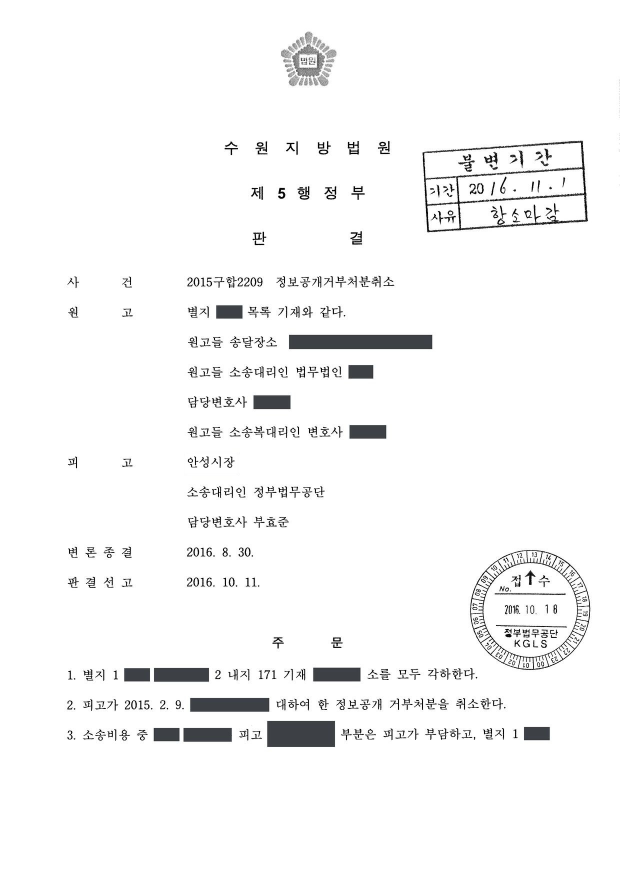
#> input picture adm-2015guhap2209.jpg, 1240 x 1754 px, given in place of adm-2015guhap2209.jpg.jpg, which was not available (shown at 1/2 size)
$ python hwa_clauses.py ../../adm-2015guhap2209.jpg
#> lines starting #> are read from the running program, lines starting #| are printed output that depends on the picture; pictures that were not available may be replaced by others from this repository, and a replacement may not be noted
#!/usr/bin/env python3
# -*- coding: utf-8 -*-
"""제소전화해 화해조서 게시 이미지(1면 + 2~4면 이어 붙인 1240px JPEG)에서
제목 줄(법원명·화해조서·사건)과 '화해조항' 부분만 남기고, 화해조항 안의 금액(…원)을 진회색으로 가린다.
    python3 work/jumun/hwa_clauses.py <base> [--end-needle 마지막 화해조항 줄의 글자]
      → $HWA_OUT/out/<base>.jpg, $HWA_OUT/preview/<base>-NN.png (HWA_OUT 기본값: 이 파일의 폴더; TESSDATA_PREFIX에 kor 모델)
    2026. 10. 21. 본인 지시: 화해조서는 화해조항만 보이고 금액은 모두 가림(README-게시방법.txt).
"""
import os, re, sys, json
sys.path.insert(0, os.path.dirname(os.path.abspath(__file__)))
import tools
from PIL import Image, ImageDraw
import numpy as np

tools.TESSDATA = os.environ.get("TESSDATA_PREFIX", tools.TESSDATA)
HERE = os.environ.get('HWA_OUT', os.path.dirname(os.path.abspath(__file__)))
SRC = os.environ.get('HWA_SRC', os.path.join(os.path.dirname(os.path.abspath(__file__)), '..', '..', 'cases'))

base = sys.argv[1]
end_needle = None
if '--end-needle' in sys.argv:
    end_needle = sys.argv[sys.argv.index('--end-needle') + 1]

img = Image.open(f'{SRC}/{base}.jpg').convert('RGB')
#> img is the input picture: PIL image 1240x1754 RGB; mean R, G, B 246.6, 246.7, 246.8
W, H = img.size
#> W = 1240; H = 1754
a = np.array(img.convert('L')).astype(int)
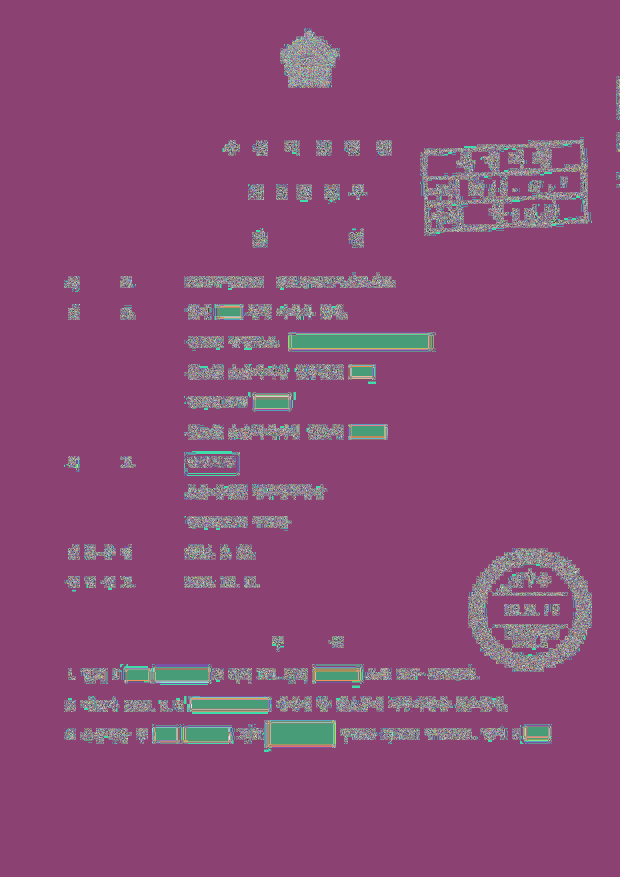
#> a: shape (1754, 1240) int64 (shown at 1/2 size); 256 distinct labels, from 0 to 255; one colour per label, 0 black

# 1) 구분선(1px 회색 200, x 40~1200) 찾기 → 면 경계
rows = []
for y in range(H):
    seg = a[y, 40:1200]
    if ((seg > 185) & (seg < 215)).sum() > 1100 and (a[y, :30] > 245).all():
        rows.append(y)
#> after the loop, rows = []
# 인접 행 묶기
seps = []
for y in rows:
    if seps and y - seps[-1][-1] <= 1:
        seps[-1].append(y)
    else:
        seps.append([y])
#> this loop made 0 passes
#> after the loop, seps = []
sep_rows = [s[0] for s in seps]
#> sep_rows = []
print('separator rows:', sep_rows)
#| separator rows: []
bounds = []
prev = 0
for s in sep_rows:
    bounds.append((prev, s - 22))   # 구분선 위 22px 흰 여백 앞까지가 그 면
    prev = s + 1
#> after the loop, bounds = []
bounds.append((prev, H))
print('page bounds:', bounds)
#| page bounds: [(0, 1754)]
#> (the run stopped early here; a loop or call above may not have finished)

$ run again, on adm-2015gudan4658.jpg
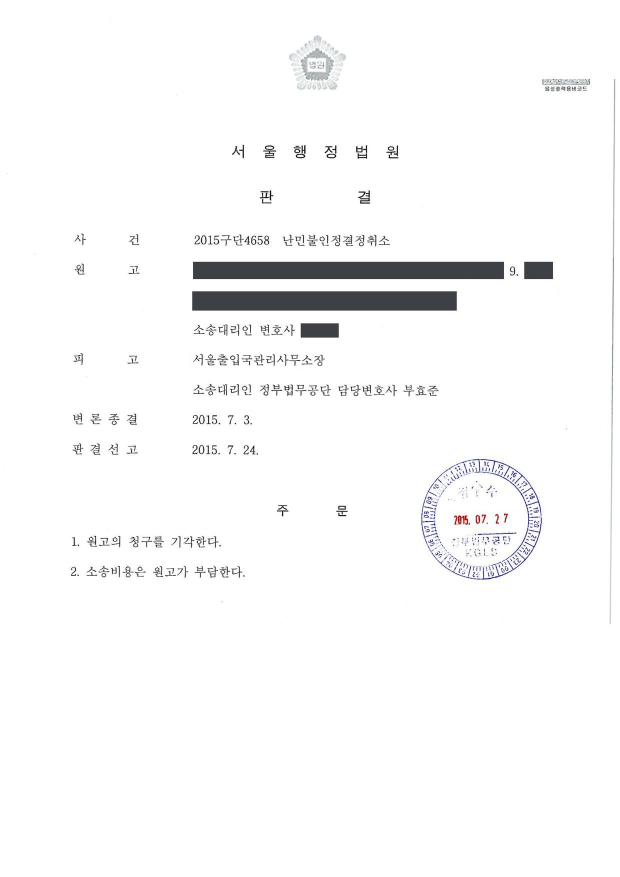
#> input picture adm-2015gudan4658.jpg, 1240 x 1754 px, given in place of adm-2015gudan4658.jpg.jpg, which was not available (shown at 1/2 size)
#> img is the input picture: PIL image 1240x1754 RGB; mean R, G, B 248.6, 248.6, 248.9
#> `a = np.array(img.convert('L')).astype(int)`:
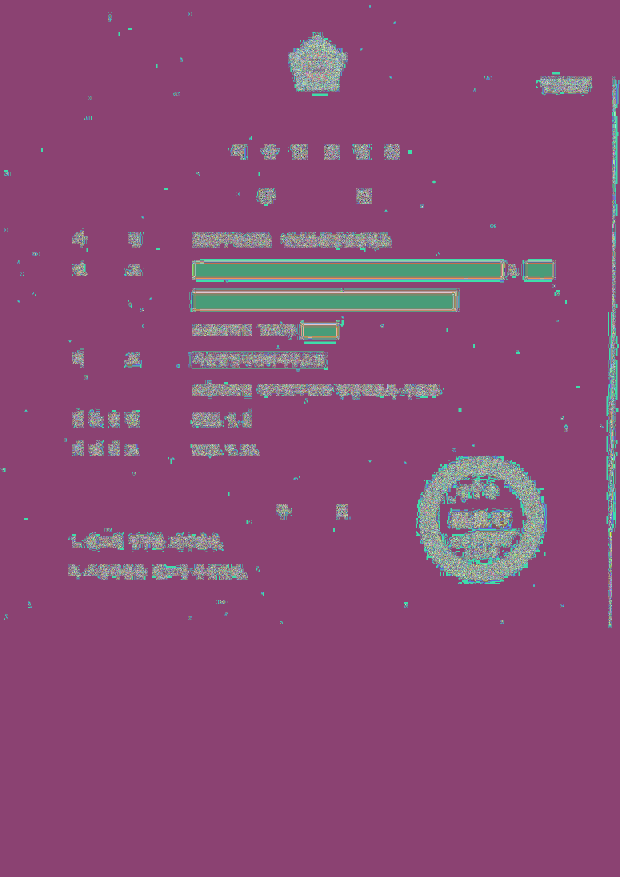
#> a: shape (1754, 1240) int64 (shown at 1/2 size); 256 distinct labels, from 0 to 255; one colour per label, 0 black
#> after the loop `for y in range(H):`: rows = []
#| separator rows: []
#| page bounds: [(0, 1754)]

$ run again, on adm-2018nu55861.jpg
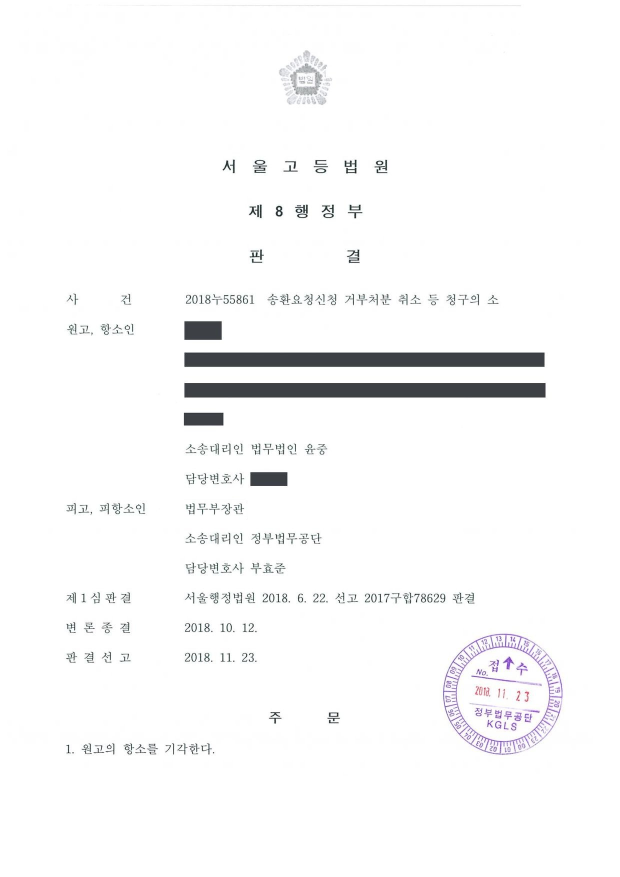
#> input picture adm-2018nu55861.jpg, 1240 x 1754 px, given in place of adm-2018nu55861.jpg.jpg, which was not available (shown at 1/2 size)
#> img is the input picture: PIL image 1240x1754 RGB; mean R, G, B 248.3, 248.3, 248.7
#> `a = np.array(img.convert('L')).astype(int)`:
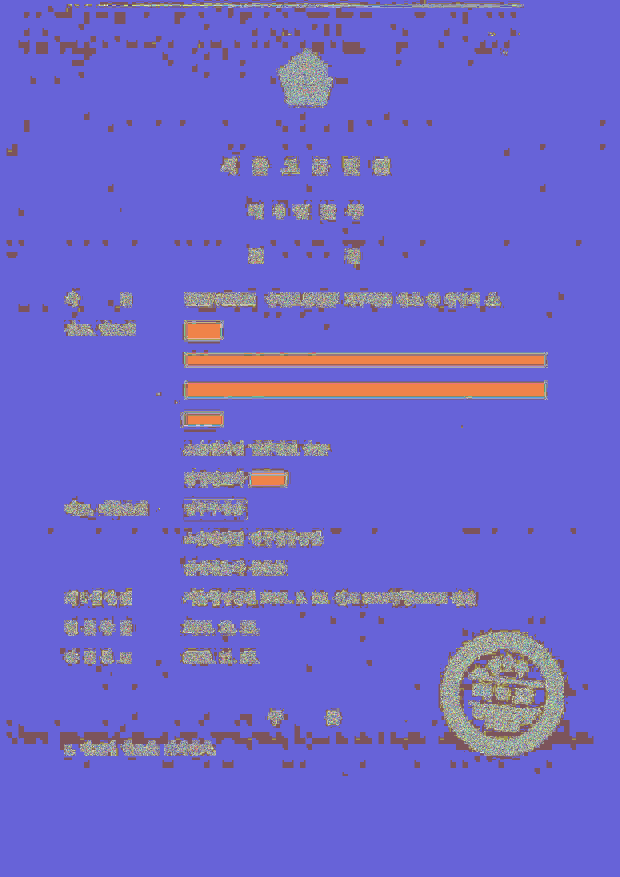
#> a: shape (1754, 1240) int64 (shown at 1/2 size); 250 distinct labels, from 2 to 255; one colour per label, 0 black
#> after the loop `for y in range(H):`: rows = []
#| separator rows: []
#| page bounds: [(0, 1754)]
